Frame 1 (no input): blank canvas, image omitted
Frame 60 (the mouse pressed at the canvas centre just before this capture): blank canvas, image omitted
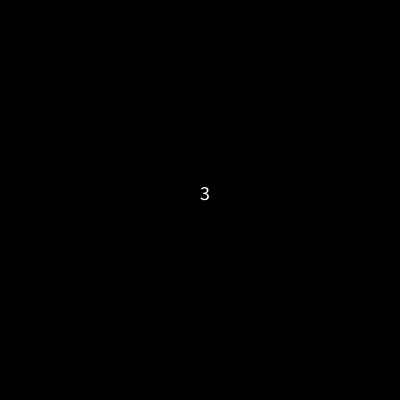
Frame 120 (the mouse held since frame 60 and released just before this capture)

The Processing sketch whose frames 1 and 60 were blank and that drew this single picture after the mouse press (run headless with seeded random() and noise(); from frame 60 on, the mouse is pressed at the canvas centre):

// Processing sketch: Oefenopdracht_3_1
// ── Oefenopdracht_3_1.pde
void setup() {  
  size(400, 400);
  background(0);
  textSize(20);
}

void draw() {
  background(0);
  text(millis() / 1000, width / 2, height / 2);
}
